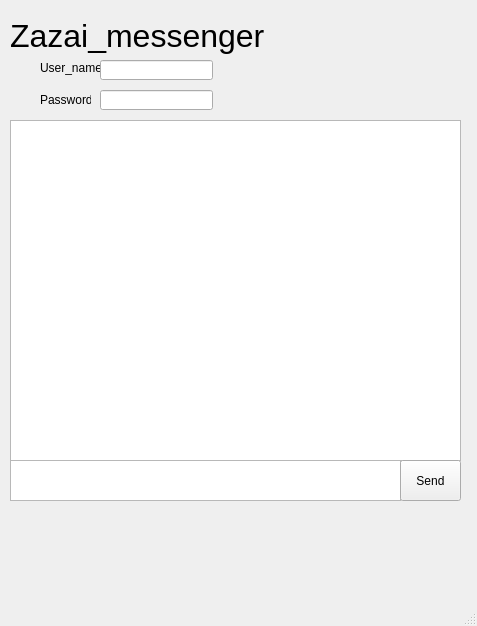
<?xml version="1.0" encoding="UTF-8"?>
<ui version="4.0">
 <class>MainWindow</class>
 <widget class="QMainWindow" name="MainWindow">
  <property name="geometry">
   <rect>
    <x>0</x>
    <y>0</y>
    <width>477</width>
    <height>626</height>
   </rect>
  </property>
  <property name="windowTitle">
   <string>messeger</string>
  </property>
  <widget class="QWidget" name="centralwidget">
   <widget class="QLabel" name="label">
    <property name="geometry">
     <rect>
      <x>10</x>
      <y>0</y>
      <width>351</width>
      <height>71</height>
     </rect>
    </property>
    <property name="font">
     <font>
      <pointsize>24</pointsize>
     </font>
    </property>
    <property name="text">
     <string>Zazai_messenger</string>
    </property>
   </widget>
   <widget class="QTextBrowser" name="textBrowser">
    <property name="geometry">
     <rect>
      <x>10</x>
      <y>120</y>
      <width>451</width>
      <height>341</height>
     </rect>
    </property>
   </widget>
   <widget class="QTextEdit" name="textEdit">
    <property name="geometry">
     <rect>
      <x>10</x>
      <y>460</y>
      <width>391</width>
      <height>41</height>
     </rect>
    </property>
   </widget>
   <widget class="QPushButton" name="pushButton">
    <property name="geometry">
     <rect>
      <x>400</x>
      <y>460</y>
      <width>61</width>
      <height>41</height>
     </rect>
    </property>
    <property name="text">
     <string>Send</string>
    </property>
   </widget>
   <widget class="QLabel" name="label_2">
    <property name="geometry">
     <rect>
      <x>40</x>
      <y>60</y>
      <width>61</width>
      <height>16</height>
     </rect>
    </property>
    <property name="text">
     <string>User_name:</string>
    </property>
   </widget>
   <widget class="QLabel" name="label_3">
    <property name="geometry">
     <rect>
      <x>40</x>
      <y>90</y>
      <width>51</width>
      <height>20</height>
     </rect>
    </property>
    <property name="text">
     <string>Password:</string>
    </property>
   </widget>
   <widget class="QLineEdit" name="lineEdit">
    <property name="geometry">
     <rect>
      <x>100</x>
      <y>60</y>
      <width>113</width>
      <height>20</height>
     </rect>
    </property>
   </widget>
   <widget class="QLineEdit" name="lineEdit_2">
    <property name="geometry">
     <rect>
      <x>100</x>
      <y>90</y>
      <width>113</width>
      <height>20</height>
     </rect>
    </property>
   </widget>
  </widget>
  <widget class="QStatusBar" name="statusbar"/>
 </widget>
 <resources/>
 <connections/>
</ui>
